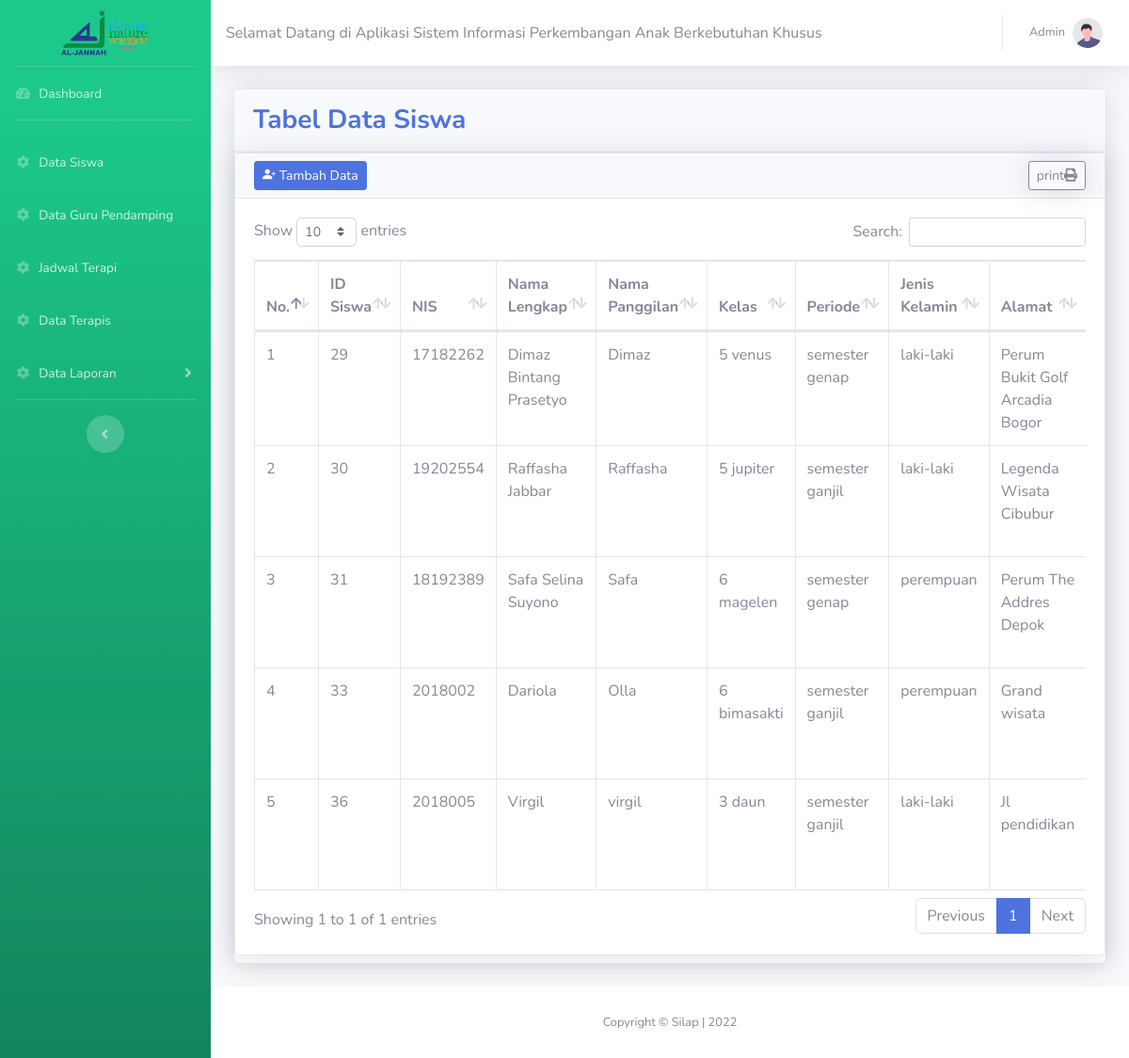
Screenshot of /siswa/tampil.php with the database file from the repository.
### tables this page shows
CREATE TABLE `siswa` (
  `id_siswa` int(11) NOT NULL,
  `nis` int(25) NOT NULL,
  `nama_siswa` varchar(50) NOT NULL,
  `nama_panggilan` varchar(30) NOT NULL,
  `kelas` varchar(20) NOT NULL,
  `periode` varchar(50) NOT NULL,
  `tempat_lahir` varchar(25) NOT NULL,
  `tgl_lahir` date NOT NULL,
  `jk` enum('laki-laki','perempuan') NOT NULL,
  `alamat` varchar(100) NOT NULL
);

### siswa/tampil.php (the view, shortened to what this page needs)
<?php
require_once '../config/koneksi.php';
?>
<!DOCTYPE html>
<html lang="en">
<head>
  <?php require_once '../include/head.php' ?>
</head>
<body id="page-top">
  <div id="wrapper">
    <?php
    require_once "../include/sidebar.php";
    ?>
    <div id="content-wrapper" class="d-flex flex-column">
      <div id="content">
        <?php
        include "../include/topbar.php";
        ?>
        <div class="container-fluid">
          <div class="card shadow mb-4">
            <div class="card-header py-3">
              <h3 class="m-0 font-weight-bold text-primary">Tabel Data Siswa</h3>
            </div>
            <div class="card shadow mb-2">
              <div class="card-header py-2">
                <a href="create.php" class="btn btn-primary btn-sm "><i class="bi bi-person-plus-fill"></i> Tambah Data</a>
                <button onclick="window.print()" class="btn btn-outline-secondary btn-sm shadow float-right">print<i class="fa fa-print"></i></button>
              </div>
              <div class="card-body">
                <div class="table-responsive">
                  <table class="table table-bordered" id="dataTable" width="100%" cellspacing="0">
                    <thead>
                      <tr>
                        <th width="5px">No.</th>
                        <th>ID Siswa</th>
                        <th>NIS</th>
                        <th>Nama Lengkap</th>
                        <th>Nama Panggilan</th>
                        <th>Kelas</th>
                        <th>Periode</th>
                        <th>Jenis Kelamin</th>
                        <th>Alamat</th>
                      </tr>
                    </thead>
                    <?php
                    $query = "SELECT * FROM siswa";
                    $result = mysqli_query($koneksi, $query);
                    $no = 1;
                    ?>
                    <?php
                    foreach ($result as $data) :
                    ?>
                      <tbody>
                        <tr>
                          <td><?= $no++ ?> </td>
                          <td><?= $data['id_siswa'] ?></td>
                          <td><?= $data['nis'] ?></td>
                          <td><?= $data['nama_siswa'] ?></td>
                          <td><?= $data['nama_panggilan'] ?></td>
                          <td><?= $data['kelas'] ?></td>
                          <td><?= $data['periode'] ?></td>
                          <td><?= $data['jk'] ?></td>
                          <td><?= $data['alamat'] ?></td>
                        </tr>
                      </tbody>
                    <?php
                    endforeach;
                    ?>
                  </table>
                </div>
              </div>
            </div>
          </div>
        </div>
        <?php require_once '../include/footer.php' ?>
      </div>
    </div>
</body>
</html>

### rows the page displays
siswa: id_siswa "29", nis "17182262", nama_siswa "Dimaz Bintang Prasetyo", nama_panggilan "Dimaz", kelas "5 venus", periode "semester genap", jk "laki-laki", alamat "Perum Bukit Golf Arcadia Bogor"
siswa: id_siswa "30", nis "19202554", nama_siswa "Raffasha Jabbar", nama_panggilan "Raffasha", kelas "5 jupiter", periode "semester ganjil", jk "laki-laki", alamat "Legenda Wisata Cibubur"
siswa: id_siswa "31", nis "18192389", nama_siswa "Safa Selina Suyono", nama_panggilan "Safa", kelas "6 magelen", periode "semester genap", jk "perempuan", alamat "Perum The Addres Depok"
siswa: id_siswa "33", nis "2018002", nama_siswa "Dariola", nama_panggilan "Olla", kelas "6 bimasakti", periode "semester ganjil", jk "perempuan", alamat "Grand wisata"
siswa: id_siswa "36", nis "2018005", nama_siswa "Virgil", nama_panggilan "virgil", kelas "3 daun", periode "semester ganjil", jk "laki-laki", alamat "Jl pendidikan"
